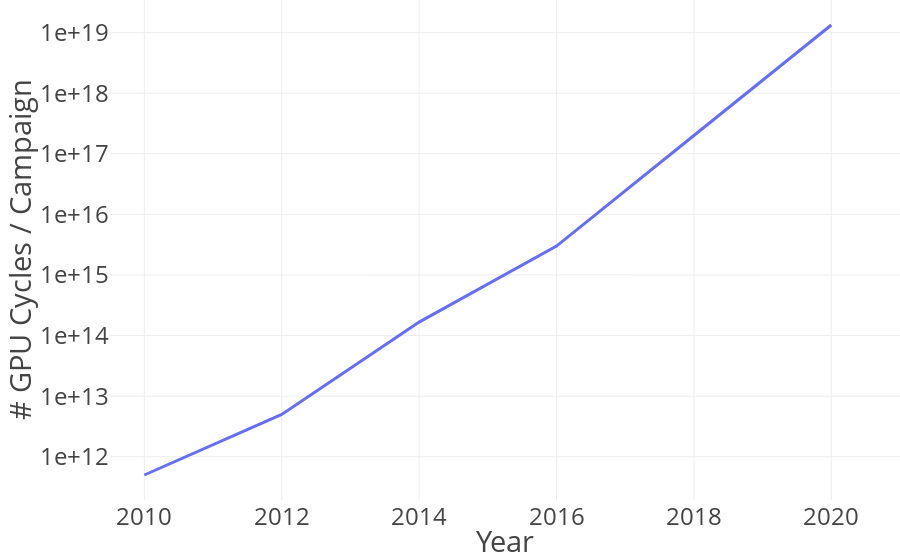

Notebook code cell kept with this figure:
### Markdown cell above
# Plotting

### Code cell
# df = plotly.express.data.tips()
# fig = plotly.express.bar(df, x="day", y="total_bill", color="smoker", barmode="group", facet_col="sex",
#              category_orders={"day": ["Thur", "Fri", "Sat", "Sun"],
#                               "smoker": ["Yes", "No"],
#                               "sex": ["Male", "Female"]})
# fig.show()
# colors = plotly.colors.sample_colorscale(plotly.express.colors.cmocean.haline, len(pandas.unique(sdc_alltogether_histogram_csv["experiment"])))
fig = plotly.express.line(
    base_csv,
    x="year",
    y=base_csv["n_possible_faults_parameters"] * base_csv["compute_ratio"],
    labels=dict(year="Year", y="# GPU Cycles / Campaign"),
#     text_auto=".3f",
    # pattern_shape="experiment",
    # color_discrete_sequence=plotly.express.colors.colorbrewer.PuOr[::2],
#     color_discrete_sequence=colors,
)
fig.update_layout(
    barmode="group",
    xaxis={"title_standoff": 110, "range": [2009.5, 2021]},
    yaxis={"type": "log", "tickformat": ".0e"},
    
    font={'size': 24},
    template="presentation",
    margin=dict(l=110, t=0, b=60, r=0),
#     legend=dict(
# #         x=0.1,  # value must be between 0 to 1.
# #         y=1,   # value must be between 0 to 1.
#         bordercolor="Black",
#         borderwidth=1,
#         font=dict(
#             size=17,
#         ),
#         orientation="h",
#     ),
#     annotations=[
#          dict(
#              text="G",
#              x=0.40,
#              ax=0.35,
#              y=0.15,
#              ay=0.4,
#              xref="x domain",
#              axref="x domain",
#              yref="y domain",
#              ayref="y domain",
# #              bgcolor="rgba(255, 255, 255, 0)",
# #              bordercolor="rgba(255, 255, 255, 0)",
#              bgcolor="green",
#              bordercolor='green',
#              borderwidth=3,
#              borderpad=0,
#              font=dict(
#                  color="white",
#                  size=50,
#              ),
#              arrowhead=2,
#              arrowsize=1.2,
#              arrowwidth=3,
#              arrowcolor="Green",
#          ),
#     ],
#     shapes=[
#         dict(
#             type="rect",
#             xref="x domain",
#             yref="y domain",
#             x0=0.31,
#             x1=0.5,
#             y0=0.03,
#             y1=0.15,
#             line=dict(
#                 color="Green",
#                 width=3,
#             ),
#         ),
# #         dict(
# #             type="circle",
# #             xref="x domain",
# #             yref="y domain",
# #             x0=0.4,
# #             x1=0.5,
# #             y0=0.15,
# #             y1=0.25,
# #             fillcolor="green",
# #             line=dict(
# #                 color="Green",
# #                 width=1,
# #             ),
# #         ),
#     ],
#     annotationdefaults=dict(
        
#     ),
)
current_time = time.strftime(TIME_FORMAT)
for ____ in range(2):
    fig.write_image(file=f"../scripts/results/sparse_results_ijcnn2023/plots/{current_time}__motivational_case_study_plot.pdf", format='pdf', height=400)
    fig.write_image(file=f"../scripts/results/sparse_results_ijcnn2023/plots/{current_time}__motivational_case_study_plot.svg", format='svg', height=400)
    time.sleep(2)
fig.show()

### Figure 1 — Plotly figure (JSON) as saved in the notebook; plotly's stock layout.template omitted (floating-point values rounded to 4 significant figures)
{"data": [{"hovertemplate": "Year=%{x}<br># GPU Cycles / Campaign=%{y}<extra></extra>", "legendgroup": "", "line": {"color": "#636efa", "dash": "solid"}, "marker": {"symbol": "circle"}, "mode": "lines", "name": "", "orientation": "v", "showlegend": false, "type": "scatter", "x": [2010, 2012, 2014, 2016, 2018, 2020], "xaxis": "x", "y": [500000000000, 5000000000000, 166700000000000.0, 3000000000000000, 200000000000000000, 13333333333333334000], "yaxis": "y"}], "layout": {"barmode": "group", "font": {"size": 24}, "legend": {"tracegroupgap": 0}, "margin": {"b": 60, "l": 110, "r": 0, "t": 0}, "xaxis": {"anchor": "y", "domain": [0, 1], "range": [2010.0, 2021], "title": {"standoff": 110, "text": "Year"}}, "yaxis": {"anchor": "x", "domain": [0, 1], "tickformat": ".0e", "title": {"text": "# GPU Cycles / Campaign"}, "type": "log"}}}
